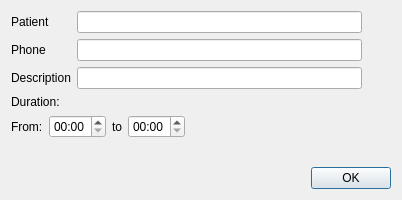
<?xml version="1.0" encoding="UTF-8"?>
<ui version="4.0">
 <class>CalendarEventDialogClass</class>
 <widget class="QDialog" name="CalendarEventDialogClass">
  <property name="geometry">
   <rect>
    <x>0</x>
    <y>0</y>
    <width>402</width>
    <height>200</height>
   </rect>
  </property>
  <property name="windowTitle">
   <string>CalendarEventDialog</string>
  </property>
  <layout class="QVBoxLayout" name="verticalLayout_4">
   <item>
    <layout class="QHBoxLayout" name="horizontalLayout_3">
     <item>
      <layout class="QVBoxLayout" name="verticalLayout">
       <item>
        <widget class="QLabel" name="label">
         <property name="text">
          <string>Patient</string>
         </property>
        </widget>
       </item>
       <item>
        <widget class="QLabel" name="phoneLabel">
         <property name="text">
          <string>Phone</string>
         </property>
        </widget>
       </item>
       <item>
        <widget class="QLabel" name="label_5">
         <property name="text">
          <string>Description</string>
         </property>
        </widget>
       </item>
      </layout>
     </item>
     <item>
      <layout class="QVBoxLayout" name="verticalLayout_3">
       <item>
        <widget class="QLineEdit" name="summaryEdit"/>
       </item>
       <item>
        <widget class="QLineEdit" name="phoneLineEdit"/>
       </item>
       <item>
        <widget class="QLineEdit" name="descriptionEdit"/>
       </item>
      </layout>
     </item>
     <item>
      <layout class="QVBoxLayout" name="verticalLayout_2">
       <item>
        <widget class="QLabel" name="iconLabel">
         <property name="minimumSize">
          <size>
           <width>23</width>
           <height>21</height>
          </size>
         </property>
         <property name="maximumSize">
          <size>
           <width>21</width>
           <height>21</height>
          </size>
         </property>
         <property name="font">
          <font>
           <bold>true</bold>
          </font>
         </property>
         <property name="text">
          <string/>
         </property>
        </widget>
       </item>
       <item>
        <spacer name="verticalSpacer_2">
         <property name="orientation">
          <enum>Qt::Orientation::Vertical</enum>
         </property>
         <property name="sizeType">
          <enum>QSizePolicy::Policy::Preferred</enum>
         </property>
         <property name="sizeHint" stdset="0">
          <size>
           <width>20</width>
           <height>40</height>
          </size>
         </property>
        </spacer>
       </item>
      </layout>
     </item>
    </layout>
   </item>
   <item>
    <widget class="QLabel" name="label_2">
     <property name="text">
      <string>Duration:</string>
     </property>
    </widget>
   </item>
   <item>
    <layout class="QHBoxLayout" name="horizontalLayout">
     <item>
      <widget class="QLabel" name="label_3">
       <property name="text">
        <string>From:</string>
       </property>
      </widget>
     </item>
     <item>
      <widget class="QDateTimeEdit" name="startDateTimeEdit">
       <property name="buttonSymbols">
        <enum>QAbstractSpinBox::ButtonSymbols::UpDownArrows</enum>
       </property>
       <property name="currentSection">
        <enum>QDateTimeEdit::Section::HourSection</enum>
       </property>
       <property name="displayFormat">
        <string>HH:mm</string>
       </property>
      </widget>
     </item>
     <item>
      <widget class="QLabel" name="label_4">
       <property name="text">
        <string>to</string>
       </property>
      </widget>
     </item>
     <item>
      <widget class="QDateTimeEdit" name="endDateTimeEdit">
       <property name="currentSection">
        <enum>QDateTimeEdit::Section::HourSection</enum>
       </property>
       <property name="displayFormat">
        <string>HH:mm</string>
       </property>
      </widget>
     </item>
     <item>
      <spacer name="horizontalSpacer_2">
       <property name="orientation">
        <enum>Qt::Orientation::Horizontal</enum>
       </property>
       <property name="sizeHint" stdset="0">
        <size>
         <width>40</width>
         <height>20</height>
        </size>
       </property>
      </spacer>
     </item>
    </layout>
   </item>
   <item>
    <spacer name="verticalSpacer">
     <property name="orientation">
      <enum>Qt::Orientation::Vertical</enum>
     </property>
     <property name="sizeHint" stdset="0">
      <size>
       <width>20</width>
       <height>40</height>
      </size>
     </property>
    </spacer>
   </item>
   <item>
    <layout class="QHBoxLayout" name="horizontalLayout_2">
     <item>
      <widget class="QLabel" name="phoneErrorLabel">
       <property name="styleSheet">
        <string notr="true">color: red;</string>
       </property>
       <property name="text">
        <string/>
       </property>
      </widget>
     </item>
     <item>
      <spacer name="horizontalSpacer">
       <property name="orientation">
        <enum>Qt::Orientation::Horizontal</enum>
       </property>
       <property name="sizeHint" stdset="0">
        <size>
         <width>40</width>
         <height>20</height>
        </size>
       </property>
      </spacer>
     </item>
     <item>
      <widget class="QPushButton" name="okButton">
       <property name="text">
        <string>OK</string>
       </property>
      </widget>
     </item>
    </layout>
   </item>
  </layout>
 </widget>
 <layoutdefault spacing="6" margin="11"/>
 <resources/>
 <connections/>
</ui>
